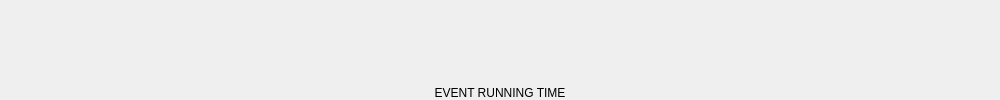
<?xml version="1.0" encoding="UTF-8"?>
<ui version="4.0">
 <class>EventTimeWidget</class>
 <widget class="QWidget" name="EventTimeWidget">
  <property name="geometry">
   <rect>
    <x>0</x>
    <y>0</y>
    <width>1000</width>
    <height>100</height>
   </rect>
  </property>
  <layout class="QVBoxLayout" name="layout">
   <property name="spacing">
    <number>0</number>
   </property>
   <property name="leftMargin">
    <number>0</number>
   </property>
   <property name="topMargin">
    <number>20</number>
   </property>
   <property name="rightMargin">
    <number>0</number>
   </property>
   <property name="bottomMargin">
    <number>0</number>
   </property>
   <item>
    <widget class="QLabel" name="label">
     <property name="text">
      <string>EVENT RUNNING TIME</string>
     </property>
     <property name="alignment">
      <set>Qt::AlignBottom|Qt::AlignHCenter</set>
     </property>
    </widget>
   </item>
  </layout>
 </widget>
 <resources/>
 <connections/>
</ui>
